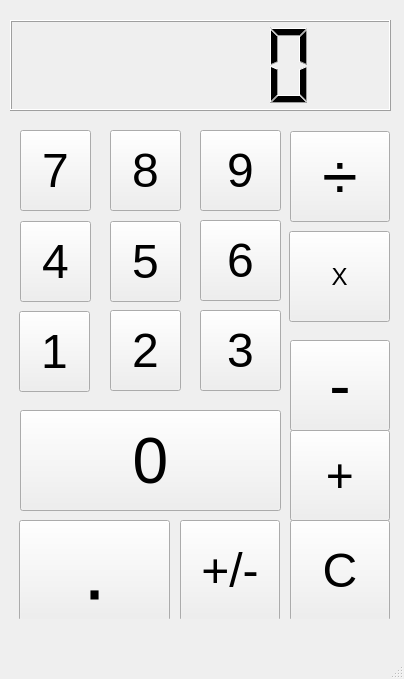
<?xml version="1.0" encoding="UTF-8"?>
<ui version="4.0">
 <class>MainWindow</class>
 <widget class="QMainWindow" name="MainWindow">
  <property name="geometry">
   <rect>
    <x>0</x>
    <y>0</y>
    <width>404</width>
    <height>679</height>
   </rect>
  </property>
  <property name="font">
   <font>
    <family>Arial</family>
    <pointsize>36</pointsize>
   </font>
  </property>
  <property name="windowTitle">
   <string>MainWindow</string>
  </property>
  <property name="animated">
   <bool>true</bool>
  </property>
  <widget class="QWidget" name="centralwidget">
   <widget class="QLCDNumber" name="display">
    <property name="geometry">
     <rect>
      <x>10</x>
      <y>20</y>
      <width>381</width>
      <height>91</height>
     </rect>
    </property>
    <property name="font">
     <font>
      <family>Arial</family>
      <pointsize>36</pointsize>
     </font>
    </property>
    <property name="whatsThis">
     <string/>
    </property>
    <property name="accessibleName">
     <string/>
    </property>
   </widget>
   <widget class="QPushButton" name="btn7">
    <property name="geometry">
     <rect>
      <x>20</x>
      <y>130</y>
      <width>71</width>
      <height>81</height>
     </rect>
    </property>
    <property name="text">
     <string>7</string>
    </property>
   </widget>
   <widget class="QPushButton" name="btn8">
    <property name="geometry">
     <rect>
      <x>110</x>
      <y>130</y>
      <width>71</width>
      <height>81</height>
     </rect>
    </property>
    <property name="text">
     <string>8</string>
    </property>
   </widget>
   <widget class="QPushButton" name="btnDiv">
    <property name="geometry">
     <rect>
      <x>290</x>
      <y>131</y>
      <width>100</width>
      <height>91</height>
     </rect>
    </property>
    <property name="font">
     <font>
      <family>Arial</family>
      <pointsize>48</pointsize>
     </font>
    </property>
    <property name="text">
     <string>÷</string>
    </property>
   </widget>
   <widget class="QPushButton" name="btnMul">
    <property name="geometry">
     <rect>
      <x>289</x>
      <y>231</y>
      <width>101</width>
      <height>91</height>
     </rect>
    </property>
    <property name="font">
     <font>
      <family>Arial</family>
      <pointsize>18</pointsize>
     </font>
    </property>
    <property name="text">
     <string>X</string>
    </property>
   </widget>
   <widget class="QPushButton" name="btnSub">
    <property name="geometry">
     <rect>
      <x>290</x>
      <y>340</y>
      <width>100</width>
      <height>91</height>
     </rect>
    </property>
    <property name="font">
     <font>
      <family>Arial</family>
      <pointsize>48</pointsize>
     </font>
    </property>
    <property name="text">
     <string>-</string>
    </property>
   </widget>
   <widget class="QPushButton" name="btnAdd">
    <property name="geometry">
     <rect>
      <x>290</x>
      <y>430</y>
      <width>100</width>
      <height>91</height>
     </rect>
    </property>
    <property name="text">
     <string>+</string>
    </property>
   </widget>
   <widget class="QPushButton" name="btn9">
    <property name="geometry">
     <rect>
      <x>200</x>
      <y>130</y>
      <width>81</width>
      <height>81</height>
     </rect>
    </property>
    <property name="text">
     <string>9</string>
    </property>
   </widget>
   <widget class="QPushButton" name="btn4">
    <property name="geometry">
     <rect>
      <x>20</x>
      <y>221</y>
      <width>71</width>
      <height>81</height>
     </rect>
    </property>
    <property name="text">
     <string>4</string>
    </property>
   </widget>
   <widget class="QPushButton" name="btn5">
    <property name="geometry">
     <rect>
      <x>110</x>
      <y>221</y>
      <width>71</width>
      <height>81</height>
     </rect>
    </property>
    <property name="text">
     <string>5</string>
    </property>
   </widget>
   <widget class="QPushButton" name="btn6">
    <property name="geometry">
     <rect>
      <x>200</x>
      <y>220</y>
      <width>81</width>
      <height>81</height>
     </rect>
    </property>
    <property name="text">
     <string>6</string>
    </property>
   </widget>
   <widget class="QPushButton" name="btn1">
    <property name="geometry">
     <rect>
      <x>19</x>
      <y>311</y>
      <width>71</width>
      <height>81</height>
     </rect>
    </property>
    <property name="text">
     <string>1</string>
    </property>
   </widget>
   <widget class="QPushButton" name="btn2">
    <property name="geometry">
     <rect>
      <x>110</x>
      <y>310</y>
      <width>71</width>
      <height>81</height>
     </rect>
    </property>
    <property name="text">
     <string>2</string>
    </property>
   </widget>
   <widget class="QPushButton" name="btn3">
    <property name="geometry">
     <rect>
      <x>200</x>
      <y>310</y>
      <width>81</width>
      <height>81</height>
     </rect>
    </property>
    <property name="text">
     <string>3</string>
    </property>
   </widget>
   <widget class="QPushButton" name="btnSign">
    <property name="geometry">
     <rect>
      <x>180</x>
      <y>520</y>
      <width>100</width>
      <height>101</height>
     </rect>
    </property>
    <property name="text">
     <string>+/-</string>
    </property>
   </widget>
   <widget class="QPushButton" name="btnDot">
    <property name="geometry">
     <rect>
      <x>19</x>
      <y>520</y>
      <width>151</width>
      <height>101</height>
     </rect>
    </property>
    <property name="font">
     <font>
      <family>Arial</family>
      <pointsize>64</pointsize>
     </font>
    </property>
    <property name="text">
     <string>.</string>
    </property>
   </widget>
   <widget class="QPushButton" name="btn0">
    <property name="geometry">
     <rect>
      <x>20</x>
      <y>410</y>
      <width>261</width>
      <height>101</height>
     </rect>
    </property>
    <property name="font">
     <font>
      <family>Arial</family>
      <pointsize>48</pointsize>
     </font>
    </property>
    <property name="text">
     <string>0</string>
    </property>
   </widget>
   <widget class="QPushButton" name="btnClear">
    <property name="geometry">
     <rect>
      <x>290</x>
      <y>520</y>
      <width>100</width>
      <height>101</height>
     </rect>
    </property>
    <property name="text">
     <string>C</string>
    </property>
   </widget>
   <zorder>btn7</zorder>
   <zorder>btn8</zorder>
   <zorder>btnDiv</zorder>
   <zorder>btnMul</zorder>
   <zorder>btnSub</zorder>
   <zorder>btnAdd</zorder>
   <zorder>btn9</zorder>
   <zorder>btn4</zorder>
   <zorder>btn5</zorder>
   <zorder>btn6</zorder>
   <zorder>btn1</zorder>
   <zorder>btn2</zorder>
   <zorder>btn3</zorder>
   <zorder>btnSign</zorder>
   <zorder>btnDot</zorder>
   <zorder>btn0</zorder>
   <zorder>display</zorder>
   <zorder>btnClear</zorder>
  </widget>
  <widget class="QStatusBar" name="statusbar"/>
 </widget>
 <resources/>
 <connections/>
</ui>
